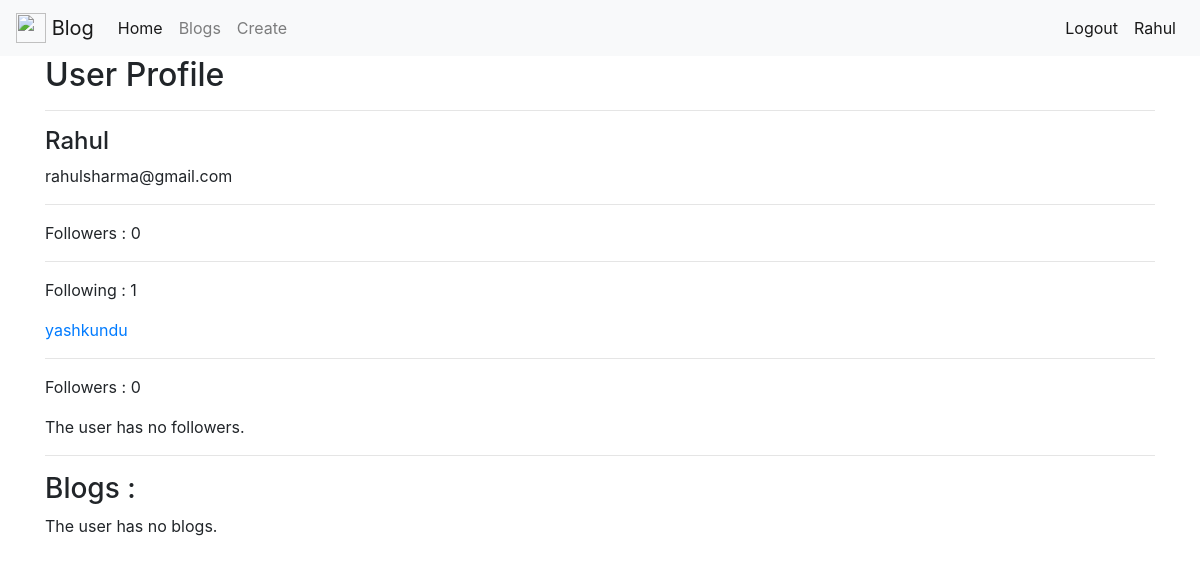
The page /accounts/Rahul/ (signed in) on the database as committed earlier.
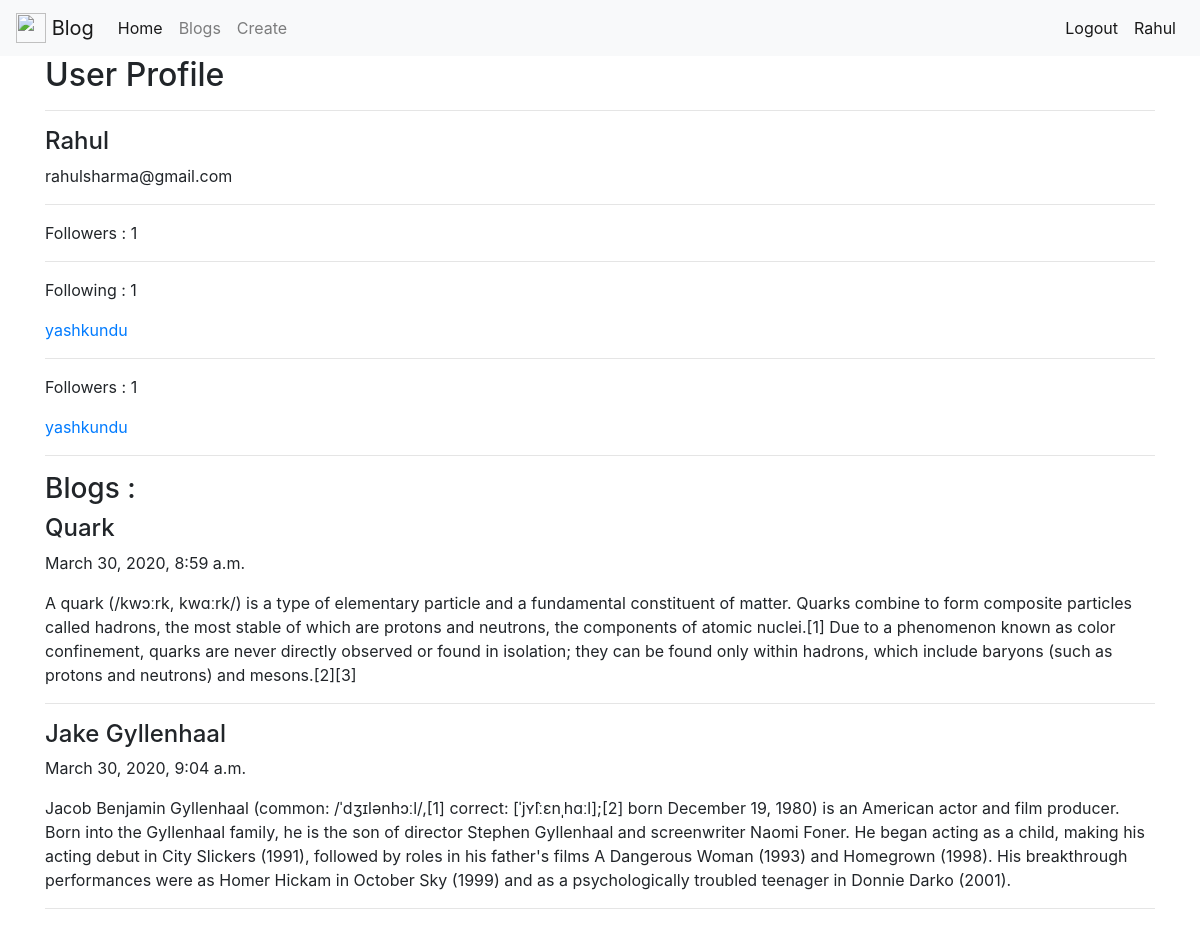
The same page on the database as committed later.
### accounts/models.py (models this page shows, shortened)
class UserProfile(models.Model):
    user = models.OneToOneField(settings.AUTH_USER_MODEL,on_delete=models.CASCADE, related_name='profile')
    following = models.ManyToManyField(settings.AUTH_USER_MODEL, blank=True, related_name='followers')
    objects = UserProfileManager()
    def get_absolute_url(self):
        return reverse_lazy('accounts:detail', kwargs={'username': self.user.username})
    def get_following(self):
        users = self.following.all()
        return users.exclude(username=self.user.username)

### blogs/models.py (models this page shows, shortened)
class Blog(models.Model):
    author = models.ForeignKey(settings.AUTH_USER_MODEL, on_delete=models.CASCADE, related_name='blogs')
    title = models.CharField(max_length=120)
    content = models.TextField()
    timestamp = models.DateTimeField(auto_now_add=True)

### accounts/views.py (the view)
# urls.py: url(r'^(?P<username>[\w.]+)/$', UserDetailView.as_view(), name='detail'),
class UserDetailView(DetailView):
    model = User
    template_name = 'accounts/user_detail.html'
    def get_object(self):
        return get_object_or_404(User, username=self.kwargs.get('username'))
    def get_context_data(self, *args, **kwargs):
        context = super(UserDetailView, self).get_context_data(*args, **kwargs)
        context['is_following'] = UserProfile.objects.is_following(self.request.user, self.get_object())
        print()
        return context

### accounts/models.py (called while the page is built)
    def all(self):
        qs = self.get_queryset().all()
        try:
            if self.instance:
                qs = qs.exclude(user=self.instance)
        except:
            pass
        return qs

    def is_following(self, user, other_user):
        user_profile, created = UserProfile.objects.get_or_create(user=user)
        if created:
            return False
        print(user_profile.following.all())
        if other_user in user_profile.following.all():
            return True
        return False

### accounts/templates/accounts/user_detail.html (shortened to what this page needs)
{% extends 'base.html' %}
{% block content %}
  <h2>User Profile</h2>
  <hr>
  <h4>{{ object.username }}</h4>
  <p>{{ object.email }}</p>
  <hr>
  <p>Followers : {{ object.followers.all.count }}</p>
  <hr>
  <p>Following : {{ object.profile.get_following.count }}</p>
  {% for user in object.profile.get_following %}
    <p><a href="{{ user.profile.get_absolute_url }}">{{ user.username }}</a></p>
  {% empty %}
    <p>User is not following anyone.</p>
  {% endfor %}
  <hr>
  <p>Followers : {{ object.followers.all.count }}</p>
  {% for profile in object.followers.all %}
    <p><a href="{{ profile.get_absolute_url }}">{{ profile.user.username }}</a></p>
  {% empty %}
    <p>The user has no followers.</p>
  {% endfor %}
  <hr>
  <h3>Blogs : </h3>
  {% for blog in object.blogs.all %}
    <h4>{{ blog.title }}</h4>
    <p>{{ blog.timestamp }}</p>
    <p>{{ blog.content }}</p>
    <hr>
  {% empty %}
    <p>The user has no blogs.</p>
  {% endfor %}
{% endblock %}

### templates/snippets/navbar.html (shortened to what this page needs)
<nav class="navbar navbar-expand-lg navbar-light bg-light">
  <a class="navbar-brand" href="{% url 'home' %}">
    <img src="https://upload.wikimedia.org/wikipedia/commons/3/31/Blogger.svg" width="30" height="30" class="d-inline-block align-top" alt="">
    Blog
  </a>
  <div class="collapse navbar-collapse" id="navbarSupportedContent">
    <ul class="navbar-nav mr-auto">
      <li class="nav-item active">
        <a class="nav-link" href="{% url 'home' %}">Home <span class="sr-only">(current)</span></a>
      </li>
      <li class="nav-item">
        <a class="nav-link" href="{% url 'blogs:list' %}">Blogs</a>
      </li>
      <li class="nav-item">
        <a class="nav-link" href="{% url 'blogs:create' %}">Create</a>
      </li>
    </ul>
    {% if request.user.is_authenticated %}
    <ul class="navbar-nav ml-auto">
      <li class="nav-item active">
        <a class="nav-link" href="{% url 'accounts:logout' %}">Logout</a>
      </li>
      <li class="nav-item active">
        <a class="nav-link" href="{% url 'accounts:detail' username=request.user.username %}">{{ request.user.username }}</a>
      </li>
    </ul>
    {% endif %}
  </div>
</nav>

Rows that differ between the two databases and show on the page:
now on this page (row unchanged): UserProfile: user.username "yashkundu"
added Blog: title "Quark", timestamp "March 30, 2020, 8:59 a.m.", content "A quark (/kwɔːrk, kwɑːrk/) is a type of elementary particle and a fundamental constituent of matter. Quarks combine to form composite particles called hadrons, the most stable of which are protons and neutrons, the components of atomic nuclei.[1] Due to a phenomenon known as color confinement, quarks are never directly observed or found in isolation; they can be found only within hadrons, which include baryons (such as protons and neutrons) and mesons.[2][3]"
added Blog: title "Jake Gyllenhaal", timestamp "March 30, 2020, 9:04 a.m.", content "Jacob Benjamin Gyllenhaal (common: /ˈdʒɪlənhɔːl/,[1] correct: [ˈjʏ̂lːɛnˌhɑːl];[2] born December 19, 1980) is an American actor and film producer. Born into the Gyllenhaal family, he is the son of director Stephen Gyllenhaal and screenwriter Naomi Foner. He began acting as a child, making his acting debut in City Slickers (1991), followed by roles in his father's films A Dangerous Woman (1993) and Homegrown (1998). His breakthrough performances were as Homer Hickam in October Sky (1999) and as a psychologically troubled teenager in Donnie Darko (2001)."
Other text that changed with them:
{{ object.followers.all.count }}: "0" → "1"
text no longer shown: "The user has no followers. The user has no blogs."
